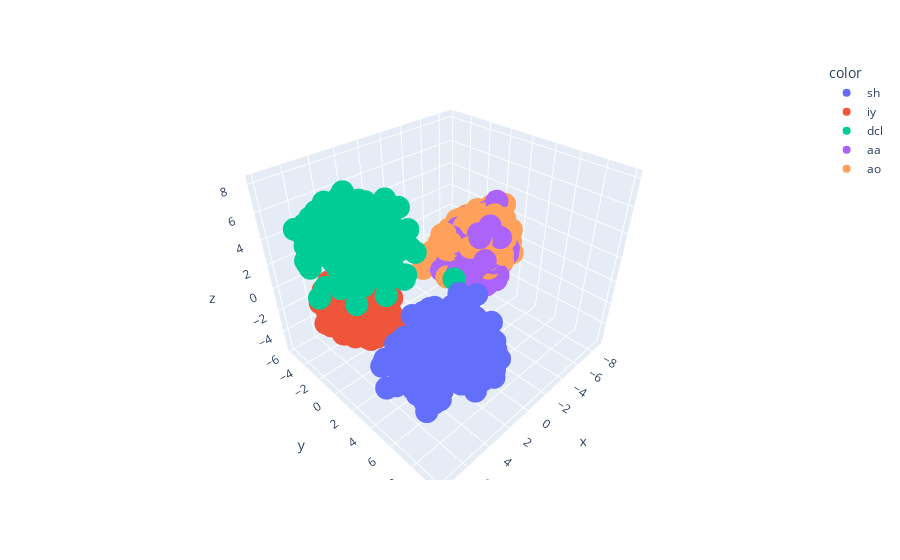

Notebook code for this chart:
### Code cell
import plotly.express as px
df = px.data.iris()
fig = px.scatter_3d(x=transformed_X_train[:,0], y=transformed_X_train[:,1], z=transformed_X_train[:,2], color=y_train)
fig.show()
# fig.write_image("fig1.png")

### Figure 1 — Plotly figure (JSON) as saved in the notebook; plotly's stock layout.template omitted (floating-point values rounded to 4 significant figures; data arrays with more than 128 entries replaced by an {"elided": "..."} marker saying what was removed)
{"data": [{"hovertemplate": "color=sh<br>x=%{x}<br>y=%{y}<br>z=%{z}<extra></extra>", "legendgroup": "sh", "marker": {"color": "#636efa", "symbol": "circle"}, "mode": "markers", "name": "sh", "scene": "scene", "showlegend": true, "x": {"elided": "648 float values"}, "y": {"elided": "648 float values"}, "z": {"elided": "648 float values"}, "type": "scatter3d"}, {"hovertemplate": "color=iy<br>x=%{x}<br>y=%{y}<br>z=%{z}<extra></extra>", "legendgroup": "iy", "marker": {"color": "#EF553B", "symbol": "circle"}, "mode": "markers", "name": "iy", "scene": "scene", "showlegend": true, "x": {"elided": "852 float values"}, "y": {"elided": "852 float values"}, "z": {"elided": "852 float values"}, "type": "scatter3d"}, {"hovertemplate": "color=dcl<br>x=%{x}<br>y=%{y}<br>z=%{z}<extra></extra>", "legendgroup": "dcl", "marker": {"color": "#00cc96", "symbol": "circle"}, "mode": "markers", "name": "dcl", "scene": "scene", "showlegend": true, "x": {"elided": "562 float values"}, "y": {"elided": "562 float values"}, "z": {"elided": "562 float values"}, "type": "scatter3d"}, {"hovertemplate": "color=aa<br>x=%{x}<br>y=%{y}<br>z=%{z}<extra></extra>", "legendgroup": "aa", "marker": {"color": "#ab63fa", "symbol": "circle"}, "mode": "markers", "name": "aa", "scene": "scene", "showlegend": true, "x": {"elided": "519 float values"}, "y": {"elided": "519 float values"}, "z": {"elided": "519 float values"}, "type": "scatter3d"}, {"hovertemplate": "color=ao<br>x=%{x}<br>y=%{y}<br>z=%{z}<extra></extra>", "legendgroup": "ao", "marker": {"color": "#FFA15A", "symbol": "circle"}, "mode": "markers", "name": "ao", "scene": "scene", "showlegend": true, "x": {"elided": "759 float values"}, "y": {"elided": "759 float values"}, "z": {"elided": "759 float values"}, "type": "scatter3d"}], "layout": {"scene": {"domain": {"x": [0.0, 1.0], "y": [0.0, 1.0]}, "xaxis": {"title": {"text": "x"}}, "yaxis": {"title": {"text": "y"}}, "zaxis": {"title": {"text": "z"}}}, "legend": {"title": {"text": "color"}, "tracegroupgap": 0}, "margin": {"t": 60}}}
